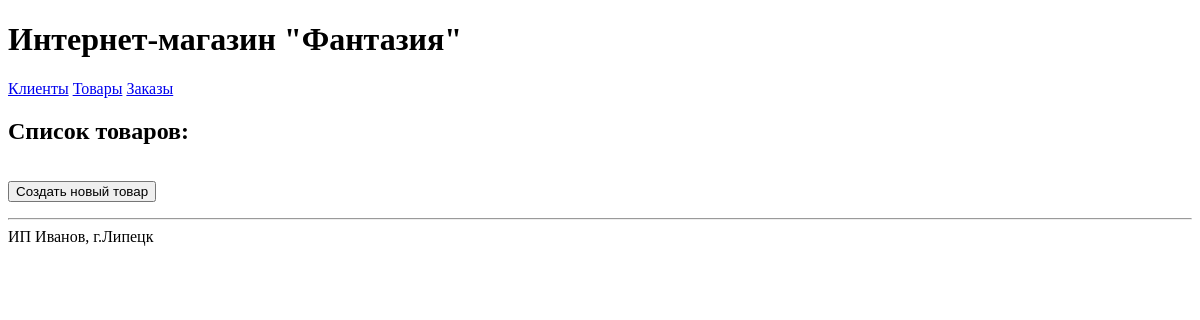
Before: /products/ with the older database file.
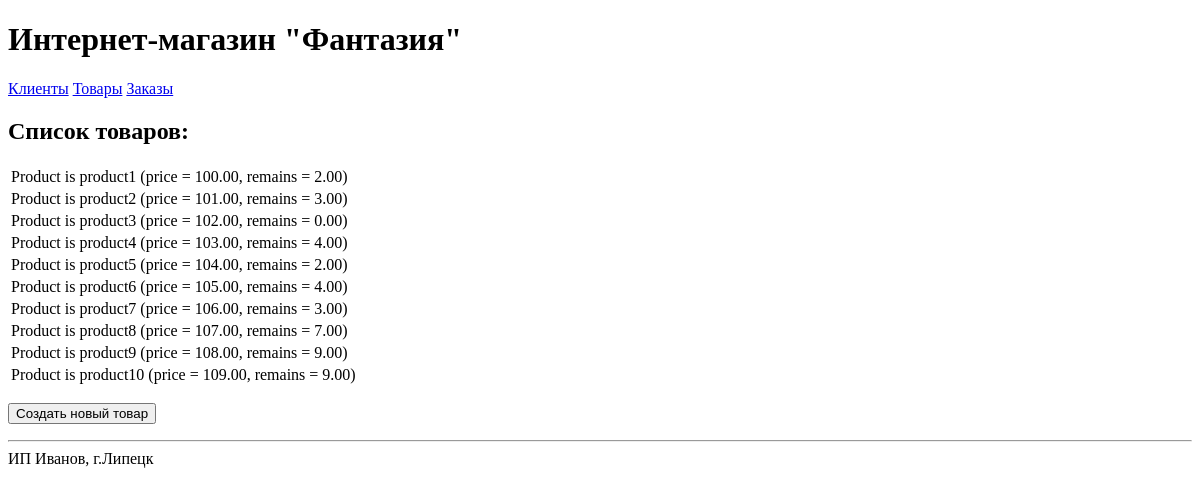
After: the same page with the newer database file.
### fifthapp/models.py (models this page shows)
class Product(models.Model):
    name = models.CharField(max_length=100)
    description = models.TextField()
    price = models.DecimalField(max_digits=8, decimal_places=2)
    quantity = models.DecimalField(max_digits=8, decimal_places=2)
    date_addition = models.DateTimeField(auto_now_add=True)
    photo = models.ImageField(blank=True)
    def __str__(self):
        photo_str = ''
        if self.photo.name is not '':
            photo_str = f', photo - {self.photo}'
        return f'Product is {self.name} (price = {self.price}, remains = {self.quantity}{photo_str})'

### fifthapp/views.py (the view)
# urls.py: path('products/', views.read_products, name='read_products'),
def read_products(request):
    if request.method == 'POST':
        days_report=request.POST.get('days_report')
        client_id=request.POST['client_id']
        start_data_report = datetime.datetime.today() - datetime.timedelta(days=int(days_report))
        select_order = Order.objects.filter(
            client = client_id,
            date_ordered__gte=start_data_report,
            date_ordered__lt=datetime.datetime.today())
        list_products = set()
        for products in select_order:
            for product in products.product.all():
                list_products.add(product)
        print_client = f" клиента {Client.objects.filter(id=client_id).first().name}"
    else:
        list_products = Product.objects.all()
        print_client = ""
    context = {'list_products': list_products, 'print_client': print_client}
    return render(request, 'fourthapp/products.html', context)

### fifthapp/templates/fourthapp/products.html (shortened to what this page needs)
{% extends 'base.html' %}
{% block content %}
<h2>Cписок товаров{{print_client}}:</h2>
<table>
    {% for product in list_products %}
    <tr>
        <td>{{ product }}</td>
    </tr>
    {% endfor %}
</table>
<p>
    <form method="GET" action="create_product/">
    <button class="form_auth_button" type="submit" name="create_product">Создать новый товар</button>
    </form>
</p>
{% endblock %}

Changed rows visible on the page:
added Product: photo+name+price "Product is product1 (price = 100.00, remains = 2.00)"
added Product: photo+name+price "Product is product2 (price = 101.00, remains = 3.00)"
added Product: photo+name+price "Product is product3 (price = 102.00, remains = 0.00)"
added Product: photo+name+price "Product is product4 (price = 103.00, remains = 4.00)"
added Product: photo+name+price "Product is product5 (price = 104.00, remains = 2.00)"
added Product: photo+name+price "Product is product6 (price = 105.00, remains = 4.00)"
added Product: photo+name+price "Product is product7 (price = 106.00, remains = 3.00)"
added Product: photo+name+price "Product is product8 (price = 107.00, remains = 7.00)"
added Product: photo+name+price "Product is product9 (price = 108.00, remains = 9.00)"
added Product: photo+name+price "Product is product10 (price = 109.00, remains = 9.00)"
